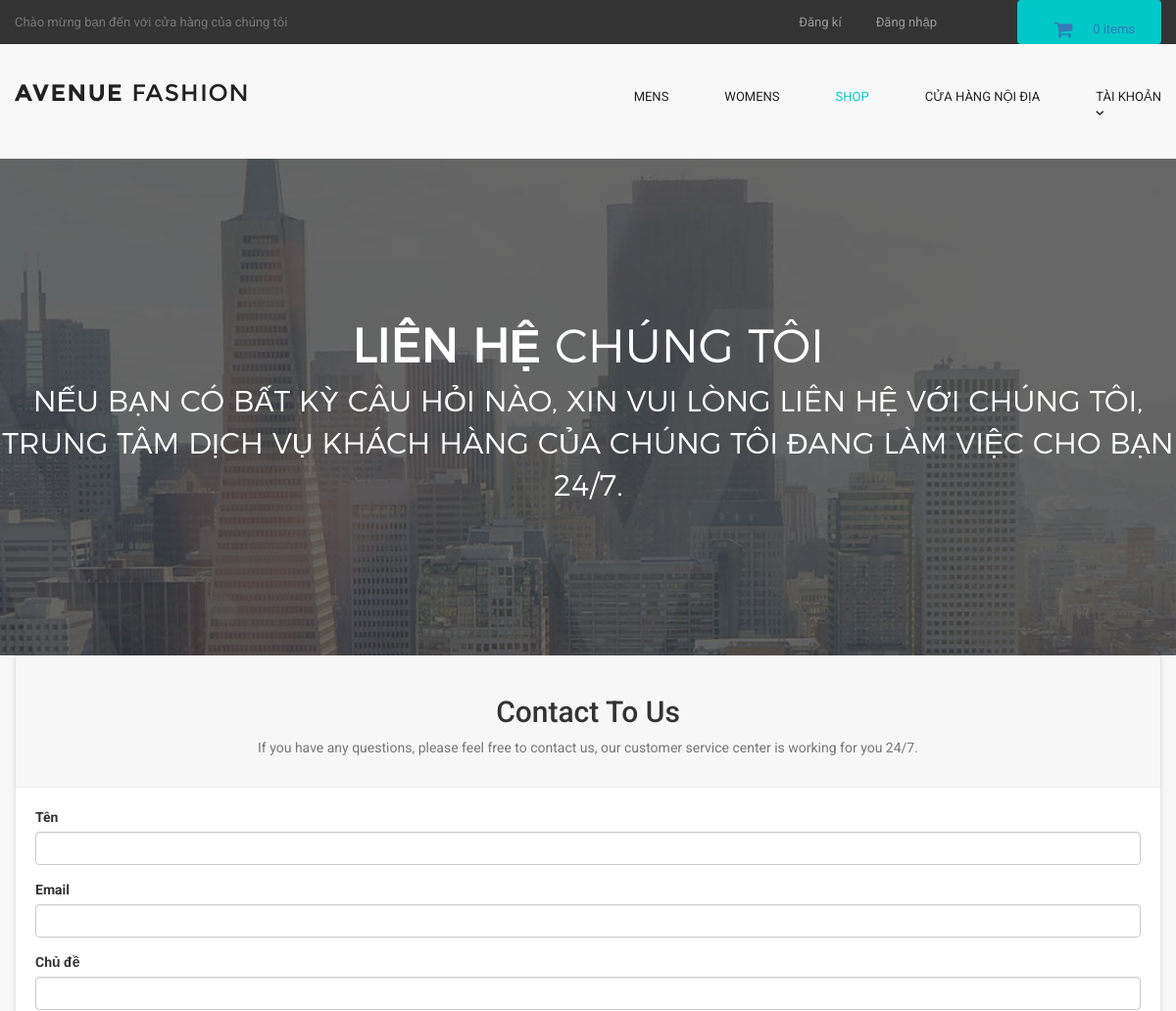
Page /contact.php (upper part) on the earlier database version.
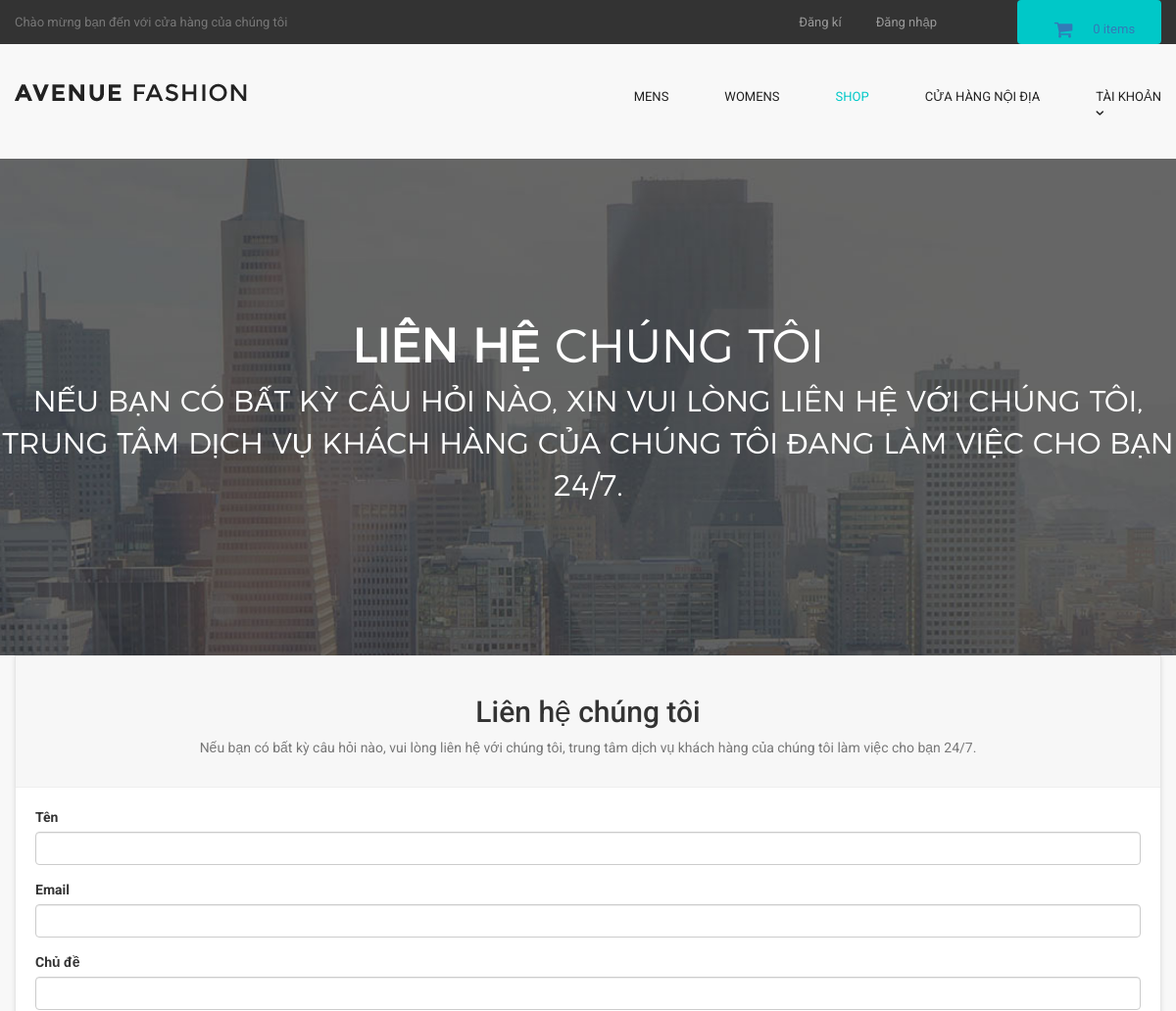
Same page on the later database version.
### tables this page shows
CREATE TABLE `contact_us` (
  `contact_id` int(10) NOT NULL,
  `contact_email` text NOT NULL,
  `contact_heading` text NOT NULL,
  `contact_desc` text NOT NULL
);

### contact.php (the view, shortened to what this page needs)
<?php
include("includes/db.php");
include("includes/header.php");
include("functions/functions.php");
include("includes/main.php");
?>
  <main>
    <div class="nero">
      <div class="nero__heading">
        <span class="nero__bold">Liên hệ</span> Chúng tôi
      </div>
      <p class="nero__text">
Nếu bạn có bất kỳ câu hỏi nào, xin vui lòng liên hệ với chúng tôi, trung tâm dịch vụ khách hàng của chúng tôi đang làm việc cho bạn 24/7.
      </p>
    </div>
  </main>
<div class="col-md-12" >
<div class="box" >
<div class="box-header" >
<center>
<?php
$get_contact_us = "select * from contact_us";
$run_conatct_us = mysqli_query($con,$get_contact_us);
$row_conatct_us = mysqli_fetch_array($run_conatct_us);
$contact_heading = $row_conatct_us['contact_heading'];
$contact_desc = $row_conatct_us['contact_desc'];
?>
<h2> <?php echo $contact_heading; ?> </h2>
<p class="text-muted" >
<?php echo $contact_desc; ?>
</p>
</center>
</div>
<form action="contact.php" method="post" >
<div class="form-group" >
<label>Tên</label>
<input type="text" class="form-control" name="name" required>
</div>
<div class="form-group">
<label>Email</label>
<input type="text" class="form-control" name="email" required>
</div>
<div class="form-group">
<label> Chủ đề </label>
<input type="text" class="form-control" name="subject" required>
</div>
</form>
</div>
</div>
<?php
include("includes/footer.php");
?>
</body>
</html>

### includes/header.php (shortened to what this page needs)
<!DOCTYPE html>
<html lang="en">
<head>
  <link href="styles/bootstrap.min.css" rel="stylesheet">
  <link href="styles/backend.css" rel="stylesheet">
  <link href="styles/style.css" rel="stylesheet">
  <link href="font-awesome/css/font-awesome.min.css" rel="stylesheet">

### includes/main.php (shortened to what this page needs)
</head>
<body>
  <header class="page-header">
    <div class="page-header__topline">
      <div class="container clearfix">
        <div class="currency">
          <a class="currency__change" href="customer/my_account.php?my_orders">
          <?php
          if(!isset($_SESSION['customer_email'])){
          echo "Chào mừng bạn đến với cửa hàng của chúng tôi";
          }
          else
          {
              echo "Xin chào : " . $_SESSION['customer_email'] . "";
            }
?>
          </a>
        </div>
        <div class="basket">
          <a href="cart.php" class="btn btn--basket">
            <i class="icon-basket"></i>
            <?php items(); ?> items
          </a>
        </div>
        <ul class="login">
<li class="login__item">
<?php
if(!isset($_SESSION['customer_email'])){
  echo '<a href="customer_register.php" class="login__link">Đăng kí</a>';
}
  else
  {
      echo '<a href="my_account.php?my_orders" class="login__link">Tài khoản</a>';
  }
?>
</li>
<li class="login__item">
<?php
if(!isset($_SESSION['customer_email'])){
  echo '<a href="checkout.php" class="login__link">Đăng nhập</a>';
}
  else
  {
      echo '<a href="../logout.php" class="login__link">Đăng xuất</a>';
  }
?>
</li>
</ul>
      </div>
    </div>
    <div class="page-header__bottomline">
      <div class="container clearfix">
        <div class="logo">
          <a class="logo__link" href="index.php">
            <img class="logo__img" src="images/logo.png" alt="Avenue fashion logotype" width="237" height="19">
          </a>
        </div>
        <nav class="main-nav">
          <ul class="categories">
            <li class="categories__item">
              <a class="categories__link" href="index.php">
                Mens
              </a>
              </li>
            <li class="categories__item">
              <a class="categories__link" href="index.php">
                Womens
              </a>
            </li>
            <li class="categories__item">
              <a class="categories__link categories__link--active" href="shop.php">
                Shop
              </a>
            </li>
            <li class="categories__item">
              <a class="categories__link" href="localstore.php">
                Cửa hàng nội địa
              </a>
            </li>
          <li class="categories__item">
              <a class="categories__link" href="customer/my_account.php?my_orders">
                Tài khoản
                <i class="icon-down-open-1"></i>
              </a>
            </li>
          </ul>
        </nav>
      </div>
    </div>
  </header>

### functions/functions.php (shortened to what this page needs)
<?php
$SERVER = "localhost";
$USERNAME = "root";
$PASSWORD = "";
$DBNAME = "web";
$db = mysqli_connect($SERVER, $USERNAME, $PASSWORD,$DBNAME);
function getRealUserIp(){
    switch(true){
      default : return $_SERVER['REMOTE_ADDR'];
    }
 }
function items(){
global $db;
$ip_add = getRealUserIp();
$get_items = "select * from cart where ip_add='$ip_add'";
$run_items = mysqli_query($db,$get_items);
$count_items = mysqli_num_rows($run_items);
echo $count_items;
}
?>

### includes/footer.php (shortened to what this page needs)
<footer class="page-footer">
	<div class="footer-nav">
		<div class="container clearfix">
		</div>
	</div>
</footer>

### styles/backend.css (style rules this page uses)
html { font-family: "Roboto", Helvetica, Arial, sans-serif; line-height: 1.15; -ms-text-size-adjust: 100%; -webkit-text-size-adjust: 100% }
body { margin: 0 }
article, aside, footer, header, nav, section { display: block }
figcaption, figure, main { display: block }
a { background-color: transparent; -webkit-text-decoration-skip: objects }
img { border-style: none }
button, input, optgroup, select, textarea { font-family: sans-serif; font-size: 100%; line-height: 1.15; margin: 0 }
button, input { overflow: visible }
.clearfix:after { content: ""; display: table; clear: both }
[class*=" icon-"]:before, [class^=icon-]:before { font-family: fontello; font-style: normal; font-weight: 400; speak: none; display: inline-block; text-decoration: inherit; width: 1em; margin-right: .2em; text-align: center; font-variant: normal; text-transform: none; line-height: 1em; margin-left: .2em; -webkit-font-smoothing: antialiased; -moz-osx-font-smoothing: grayscale }
.icon-down-open-1:before { content: "\e800" }
.icon-basket:before { content: "\e806" }
html { box-sizing: border-box }
body { min-width: 1190px; font-family: Montserrat, sans-serif; font-weight: 400; background-color: white; }
.container { width: 1170px; margin: 0 auto }
img { max-width: 100%; height: auto }
.page-header__topline { height: 45px; background-color: #333 }
.page-header__topline .currency { float: left; min-width: 120px }
.page-header__topline .currency__change { display: block; color: #777; font-size: 13px; line-height: 45px; text-decoration: none; -webkit-transition: color .3s; transition: color .3s }
.page-header__topline .login { float: right; min-width: 135px; margin: 0; padding: 0; margin-right: 82px; list-style: none; font-size: 0 }
.page-header__topline .login__item { display: inline-block; vertical-align: top; margin-right: 35px }
.page-header__topline .login__item:last-child { margin-right: 0 }
.page-header__topline .login__link { display: block; font-size: 13px; color: #999; line-height: 45px; text-decoration: none; -webkit-transition: color .3s; transition: color .3s }
.page-header__topline .basket { float: right; width: 147px }
.page-header__bottomline { background-color: #f8f8f8 }
.page-header__bottomline .logo { float: left }
.page-header__bottomline .logo__link { margin-top: 38px; display: block }
.page-header__bottomline .main-nav { float: right }
.page-header__bottomline .main-nav .categories { margin: 0; padding: 0; list-style: none; font-size: 0 }
.page-header__bottomline .main-nav .categories__item { position: relative; display: inline-block; vertical-align: top; margin-right: 57px }
.page-header__bottomline .main-nav .categories__item:last-child { margin-right: 0 }
.page-header__bottomline .main-nav .categories__link { position: relative; display: block; padding-top: 45px; padding-bottom: 53px; font-size: 13px; color: #222; text-transform: uppercase; text-decoration: none; -webkit-transition: color .3s; transition: color .3s }
.page-header__bottomline .main-nav .categories__link i { position: absolute; top: 63px; left: -5px; line-height: normal }
.page-header__bottomline .main-nav .categories__link--active { color: #00c8c8 }
.page-footer .footer-nav { padding: 60px 0 55px; background-color: #f8f8f8 }
.btn { display: inline-block; vertical-align: top; font-size: 13px; line-height: 40px; text-decoration: none; -webkit-transition: .3s; transition: .3s }
.btn--basket { width: 100%; height: 45px; padding-left: 18px; background-color: #00c8c8; -webkit-transition: background-color .3s; transition: background-color .3s }
.btn--basket .icon-basket { position: relative; top: 3px; margin-right: 13px; font-size: 20px }
.nero { padding-top: 160px; padding-bottom: 140px; font-family: 'montserratlight', sans-serif; text-align: center; text-transform: uppercase; color: #FFF; background: #666 url("../images/banner-ave.jpg") no-repeat; background-size: cover; background-position: center; }
.nero__heading { font-size: 48px; }
.nero__bold { font-weight: 700; }
.nero__text { font-size: 30px; }

### styles/style.css (style rules this page uses)
body { font-family: "Roboto", Helvetica, Arial, sans-serif; font-size: 14px; line-height: 1.42857143; color: #333333; background-color: #f0f0f0; overflow-x: hidden; }
.box { background: #fff; margin: 0 0 30px; border: solid 1px #e6e6e6; box-sizing: border-box; padding:20px; box-shadow: 0 1px 5px rgba(0, 0, 0, 0.1); }
.box .box-header { background:#f7f7f7; margin:-20px -20px 20px; padding:20px; border-bottom: solid 1px #eeeeee; }

Differences in the rows shown:
changed contact_us: contact_heading "Contact To Us" → "Liên hệ chúng tôi"; contact_desc "If you have any questions, please feel free to contact us, our customer service center is working for you 24/7." → "Nếu bạn có bất kỳ câu hỏi nào, vui lòng liên hệ với chúng tôi, trung tâm dịch vụ khách hàng của chúng tôi làm việc cho bạn 24/7."
